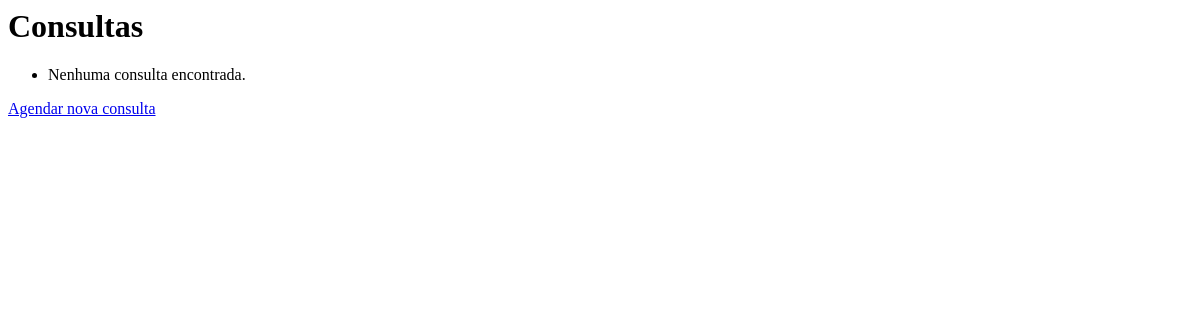
The app's page /consultas/, older data.
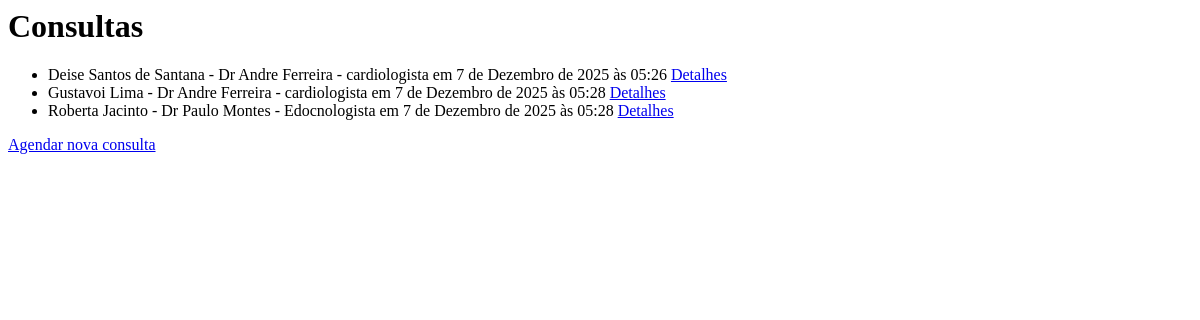
The same page, newer data.
### consultas/models.py (models this page shows, shortened)
class Consulta(models.Model):
    paciente = models.ForeignKey(Paciente, on_delete=models.CASCADE, related_name="consultas")
    medico = models.ForeignKey(Medico, on_delete=models.CASCADE, related_name="consultas")
    data = models.DateTimeField()
    descricao = models.TextField(blank=True, null=True)
    status = models.CharField(
        max_length=20,
        choices=[
            ("angendada", 'Agendada'),
            ("realizada", "Realizada"),
            ("cancelada", "Cancelada")
        ],
        default="agendada"
    )

### pacientes/models.py (models this page shows)
class Paciente(models.Model):
    nome = models.CharField(max_length=50)
    idade = models.IntegerField()
    email = models.EmailField(max_length=100, unique=True)
    def __str__(self):
        return f"{self.nome}"

### medicos/models.py (models this page shows)
class Medico(models.Model):
    nome = models.CharField(max_length=50)
    especialidade = models.CharField(max_length=100)
    crm = models.CharField(max_length=20, unique=True)
    def __str__(self):
        return f"{self.nome} - {self.especialidade}"

### consultas/views.py (the view)
# urls.py: path('consultas/', views.lista_consultas, name='lista_consultas'),
def lista_consultas(request):
    consultas = Consulta.objects.all()
    return render(request, 'consultas/lista.html', {'consultas': consultas})

### consultas/templates/consultas/lista.html
<h1>Consultas</h1>
<ul>
  {% for consulta in consultas %}
    <li>
      {{ consulta.paciente }} - {{ consulta.medico }} em {{ consulta.data }}
      <a href="{% url 'detalhe_consulta' consulta.id %}">Detalhes</a>
    </li>
  {% empty %}
    <li>Nenhuma consulta encontrada.</li>
  {% endfor %}
</ul>
<a href="{% url 'nova_consulta' %}">Agendar nova consulta</a>

Row changes from the older to the newer data that the page shows:
added Consulta: paciente "Deise Santos de Santana", medico "Dr Andre Ferreira - cardiologista", data "7 de Dezembro de 2025 às 05:26"
added Consulta: paciente "Gustavoi Lima", medico "Dr Andre Ferreira - cardiologista", data "7 de Dezembro de 2025 às 05:28"
added Consulta: paciente "Roberta Jacinto", medico "Dr Paulo Montes - Edocnologista", data "7 de Dezembro de 2025 às 05:28"
Text that changed along with them:
text no longer shown: "Nenhuma consulta encontrada."
